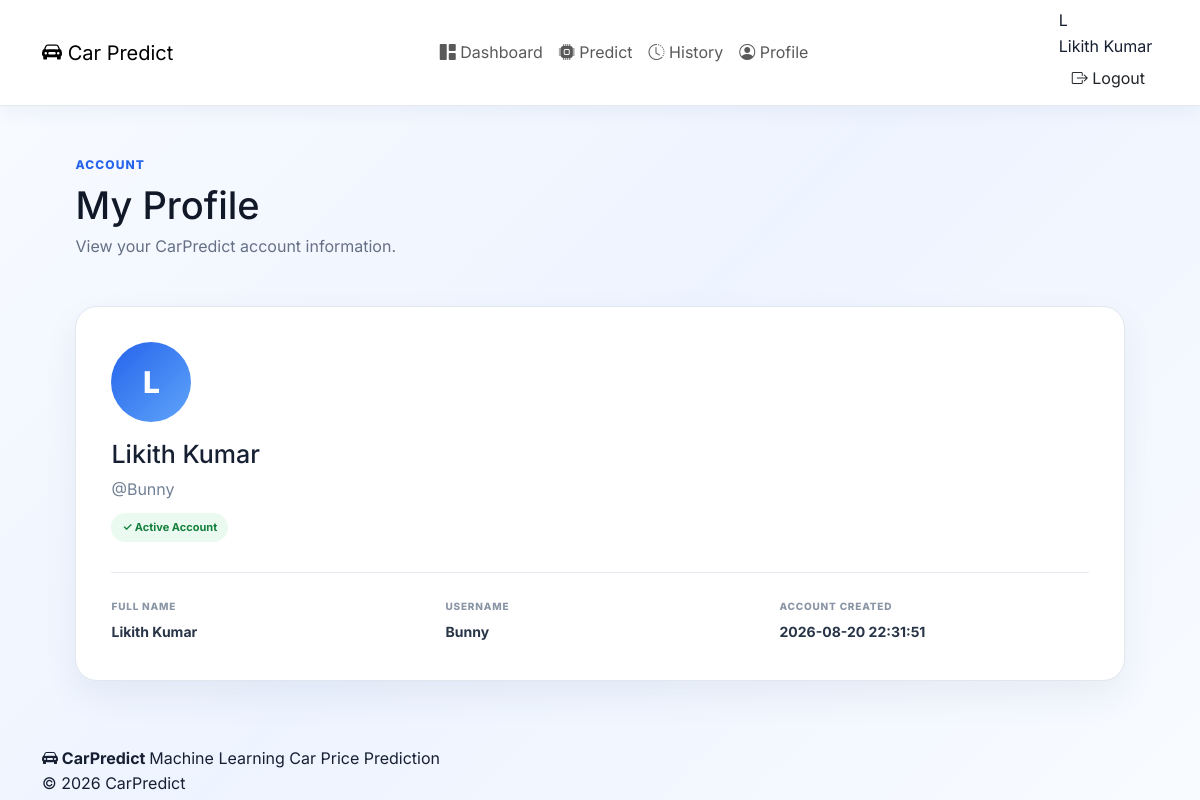
Screenshot of /profile (signed in) with the database file from the repository.
### tables this page shows
CREATE TABLE users (
            id INTEGER PRIMARY KEY AUTOINCREMENT,
            name TEXT NOT NULL,
            username TEXT UNIQUE NOT NULL,
            password TEXT NOT NULL,
            created_at TEXT NOT NULL
        );

### app.py (the view)
@app.route("/profile")
def profile():
    if not login_required():
        return redirect(url_for("login"))
    conn = get_db()
    user = conn.execute(
        """
        SELECT *
        FROM users
        WHERE id = ?
        """,
        (session["user_id"],)
    ).fetchone()
    conn.close()
    return render_template(
        "profile.html",
        user=user
    )

### app.py (called while the page is built)
def get_db():
    conn = sqlite3.connect(DATABASE)
    conn.row_factory = sqlite3.Row
    return conn

def login_required():
    return "user_id" in session

### templates/profile.html (shortened to what this page needs)
{% extends "base.html" %}
{% block content %}
<div class="page-container">
    <div class="page-heading">
        <div>
            <span class="eyebrow">
                ACCOUNT
            </span>
            <h1>
                My Profile
            </h1>
            <p>
                View your CarPredict account information.
            </p>
        </div>
    </div>
    <div class="profile-card">
        <div class="profile-avatar">
            {{ user["name"][0]|upper }}
        </div>
        <div class="profile-details">
            <h2>
                {{ user["name"] }}
            </h2>
            <p>
                @{{ user["username"] }}
            </p>
            <div class="profile-status">
                ✓ Active Account
            </div>
        </div>
        <div class="profile-information">
            <div>
                <span>
                    FULL NAME
                </span>
                <strong>
                    {{ user["name"] }}
                </strong>
            </div>
            <div>
                <span>
                    USERNAME
                </span>
                <strong>
                    {{ user["username"] }}
                </strong>
            </div>
            <div>
                <span>
                    ACCOUNT CREATED
                </span>
                <strong>
                    {{ user["created_at"] }}
                </strong>
            </div>
        </div>
    </div>
</div>
{% endblock %}

### templates/base.html (shortened to what this page needs)
<!DOCTYPE html>
<html lang="en">
<head>
    <link
        href="https://cdn.jsdelivr.net/npm/bootstrap@5.3.3/dist/css/bootstrap.min.css"
        rel="stylesheet"
    >
    <link
        rel="stylesheet"
        href="https://cdn.jsdelivr.net/npm/bootstrap-icons@1.11.3/font/bootstrap-icons.min.css"
    >
    <link
        rel="stylesheet"
        href="{{ url_for('static', filename='css/style.css') }}"
    >
</head>
<body>
<nav class="navbar navbar-expand-lg fixed-top app-navbar">
    <div class="container">
        <a
            class="navbar-brand brand-logo"
            href="{{ url_for('dashboard') if session.get('user_id') else url_for('login') }}"
        >
            <span class="brand-icon">
                <i class="bi bi-car-front-fill"></i>
            </span>
            <span>
                Car<span class="brand-highlight">
                    Predict
                </span>
            </span>
        </a>
        <div
            class="collapse navbar-collapse"
            id="mainNavbar"
        >
            {% if session.get('user_id') %}
            <ul class="navbar-nav mx-auto mb-2 mb-lg-0">
                <li class="nav-item">
                    <a
                        class="nav-link"
                        href="{{ url_for('dashboard') }}"
                    >
                        <i class="bi bi-grid-1x2-fill"></i>
                        Dashboard
                    </a>
                </li>
                <li class="nav-item">
                    <a
                        class="nav-link"
                        href="{{ url_for('predict') }}"
                    >
                        <i class="bi bi-cpu-fill"></i>
                        Predict
                    </a>
                </li>
                <li class="nav-item">
                    <a
                        class="nav-link"
                        href="{{ url_for('history') }}"
                    >
                        <i class="bi bi-clock-history"></i>
                        History
                    </a>
                </li>
                <li class="nav-item">
                    <a
                        class="nav-link"
                        href="{{ url_for('profile') }}"
                    >
                        <i class="bi bi-person-circle"></i>
                        Profile
                    </a>
                </li>
            </ul>
            <div class="navbar-actions">
                <div class="user-mini">
                    <div class="user-avatar">
                        {{ session.get('name', 'U')[0]|upper }}
                    </div>
                    <span class="user-name">
                        {{ session.get('name', 'User') }}
                    </span>
                </div>
                <a
                    href="{{ url_for('logout') }}"
                    class="btn btn-logout"
                >
                    <i class="bi bi-box-arrow-right"></i>
                    Logout
                </a>
            </div>
            {% endif %}
        </div>
    </div>
</nav>
<main class="main-content">
    <div class="container">
        {% block content %}{% endblock %}
    </div>
</main>
<footer class="app-footer">
    <div class="container">
        <div class="footer-content">
            <div>
                <strong>
                    <i class="bi bi-car-front-fill"></i>
                    CarPredict
                </strong>
                <span>
                    Machine Learning Car Price Prediction
                </span>
            </div>
            <div>
                © 2026 CarPredict
            </div>
        </div>
    </div>
</footer>
</body>
</html>

### static/css/style.css (style rules this page uses)
* { margin: 0; padding: 0; box-sizing: border-box; }
html { scroll-behavior: smooth; }
body { font-family: "Inter", Arial, sans-serif; background: linear-gradient( 135deg, #f8fbff 0%, #eef4ff 50%, #f8fbff 100% ); color: #172033; min-height: 100vh; line-height: 1.6; }
a { text-decoration: none; color: inherit; }
.navbar { width: 100%; background: #ffffff; border-bottom: 1px solid #e5eaf2; position: sticky; top: 0; z-index: 1000; box-shadow: 0 4px 20px rgba(24, 55, 100, 0.06); }
.page-container { width: min(1280px, 94%); margin: auto; padding: 45px 0 65px; }
.eyebrow { color: #2563eb; font-size: 12px; font-weight: 800; letter-spacing: 1.1px; }
.page-heading { display: flex; align-items: center; justify-content: space-between; gap: 25px; margin-bottom: 30px; }
.page-heading h1 { font-size: 38px; color: #111827; margin-top: 6px; margin-bottom: 6px; }
.page-heading p { color: #667085; }
.profile-card { background: #ffffff; border: 1px solid #e1e7ef; border-radius: 22px; padding: 35px; box-shadow: 0 15px 35px rgba(40, 70, 110, 0.07); }
.profile-avatar { width: 80px; height: 80px; border-radius: 50%; background: linear-gradient( 135deg, #2563eb, #60a5fa ); color: white; display: flex; align-items: center; justify-content: center; font-size: 30px; font-weight: 800; margin-bottom: 17px; }
.profile-details h2 { color: #172033; font-size: 25px; }
.profile-details p { color: #718096; margin-bottom: 10px; }
.profile-status { display: inline-flex; padding: 6px 11px; border-radius: 20px; background: #eafaf0; color: #15803d; font-size: 11px; font-weight: 700; }
.profile-information { margin-top: 30px; padding-top: 25px; border-top: 1px solid #e7ebf1; display: grid; grid-template-columns: repeat(3, 1fr); gap: 25px; }
.profile-information span { display: block; color: #8a95a5; font-size: 10px; font-weight: 800; letter-spacing: .8px; margin-bottom: 5px; }
.profile-information strong { color: #283447; font-size: 14px; }

### rows the page displays
users: get "Likith Kumar", name "L", name "Likith Kumar", username "Bunny", created_at "2026-08-20 22:31:51"

### other values shown
{{ session.get('name', 'U')[0]|upper }} "L"
